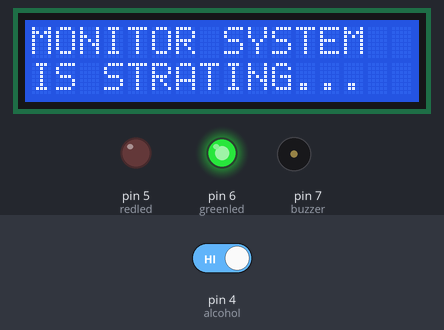
Simulated run of this sketch. Board: Arduino Uno, built with avr-gcc and run on an emulated ATmega328P. Shown: 16×2 character LCD, output pins drawn as LEDs (lit = HIGH), buzzer (waves = sounding, pin HIGH). The inputs (shaded band) are chosen by the test bench; at power-on: pin 4 (alcohol) HIGH. What the sketch prints to the serial monitor is not drawn.

Above: at 5.1 s.
At 6.6 s:
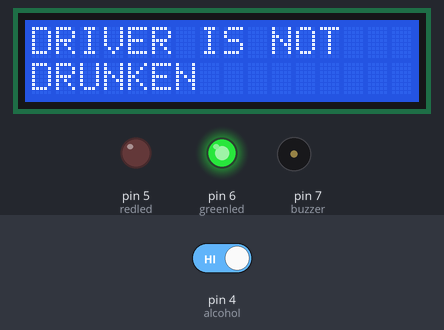
6.7 s: pin 4 (alcohol) driven LOW
At 22.8 s:
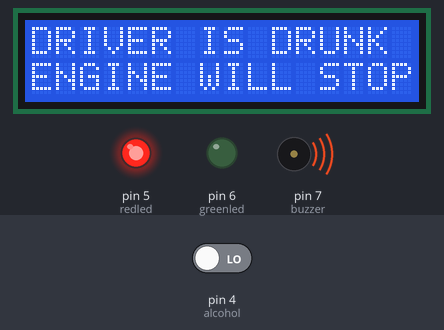
46.6 s: pin 4 (alcohol) driven HIGH
At 50.7 s:
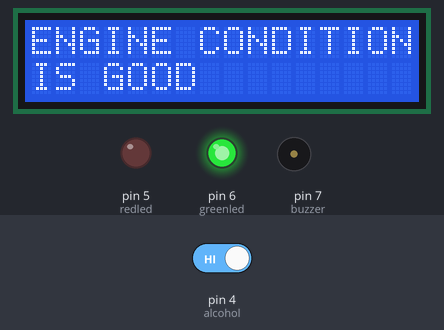
Timing chart, 0 to 52.2 s (numbered marks = the images above; inputs shaded):
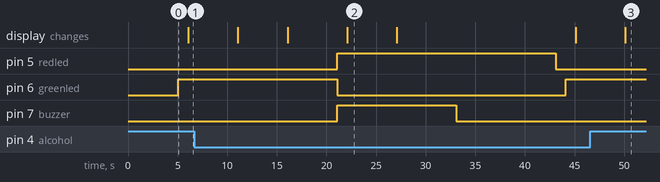

Measured:
- after the input at 6.7 s, pin 5 (redled): LOW → HIGH after 14.4 s, → LOW 22.0 s later; pin 6 (greenled): HIGH → LOW after 14.4 s, → HIGH 23.0 s later; pin 7 (buzzer): LOW → HIGH after 14.4 s, → LOW 12.0 s later; the display: first differs from a run without the input after 15.4 s (image 2)
- after the input at 46.6 s, pin 5 (redled), pin 7 (buzzer): stays LOW (without the input it goes to HIGH after 13.5 s); pin 6 (greenled): stays HIGH (without the input it goes to LOW after 13.5 s)
- what the display in image 2 shows lasts 5.0 s, from 22.1 s to 27.1 s

The sketch:

FINAL_CODE.ino
```cpp
#include <LiquidCrystal.h>
LiquidCrystal lcd(8, 9, 10, 11, 12, 13);
int alcohol = 4;
int alcdata;
int greenled = 6;
int redled = 5;
int buzzer = 7;

void setup()
{
  Serial.begin(9600);
  lcd.begin(16, 2);
  pinMode(buzzer, OUTPUT);
  pinMode(greenled, OUTPUT);
  pinMode(redled, OUTPUT);

  lcd.clear();
  lcd.print("MONITOR SYSTEM");
  lcd.setCursor(0, 1);
  lcd.print("IS STRATING...");
  delay(5000);

}

void loop()
{
  alcdata = digitalRead(alcohol);
  Serial.println(alcdata);

  if (alcdata == LOW)
  {
    digitalWrite(buzzer, HIGH);
    digitalWrite(greenled, LOW);
    digitalWrite(redled, HIGH);
    delay(1000);
    lcd.clear();
    lcd.print("DRIVER IS DRUNK");
    lcd.setCursor(0, 1);
    lcd.print("ENGINE WILL STOP");
    delay(5000);
    digitalWrite(buzzer, HIGH);
    lcd.clear();
    lcd.print("PLEASE TAKE REST");
    lcd.setCursor(0, 1);
    lcd.print("AND MOVE THE CAR");
    delay(1000);
    delay(5000);
    digitalWrite(buzzer, LOW);
    delay(10000);
    digitalWrite(redled, LOW);
    delay(1000);
  }
  digitalWrite(greenled, HIGH);
  delay(1000);

  lcd.clear();
  lcd.print("DRIVER IS NOT");
  lcd.setCursor(0, 1);
  lcd.print("DRUNKEN");
  delay(5000);

  lcd.clear();
  lcd.print("ENGINE CONDITION");
  lcd.setCursor(0, 1);
  lcd.print("IS GOOD");
  delay(5000);

  lcd.clear();
  lcd.print("PLEASE DONT");
  lcd.setCursor(0, 1);
  lcd.print("DRUNK AND DRIVE");
  delay(5000);
}
```
